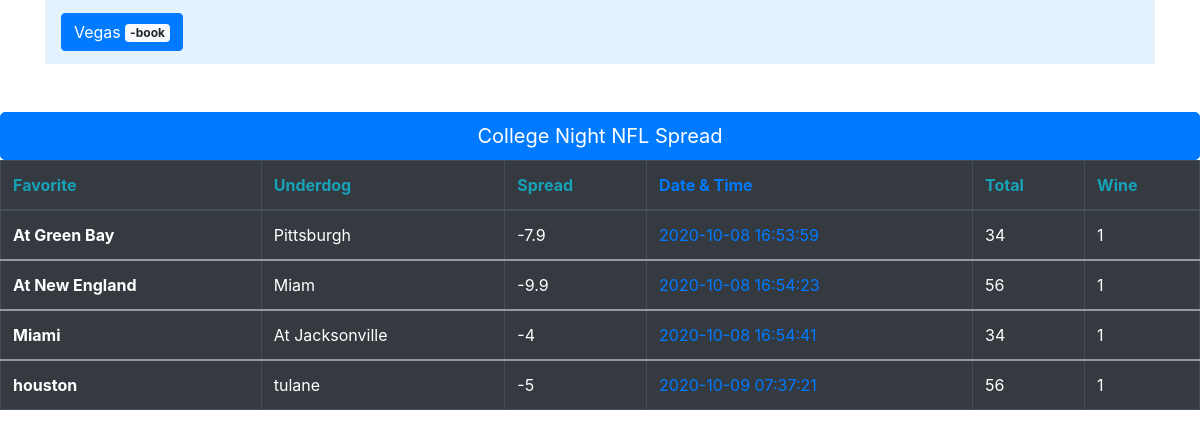
The app's page /cfootball/, older data.
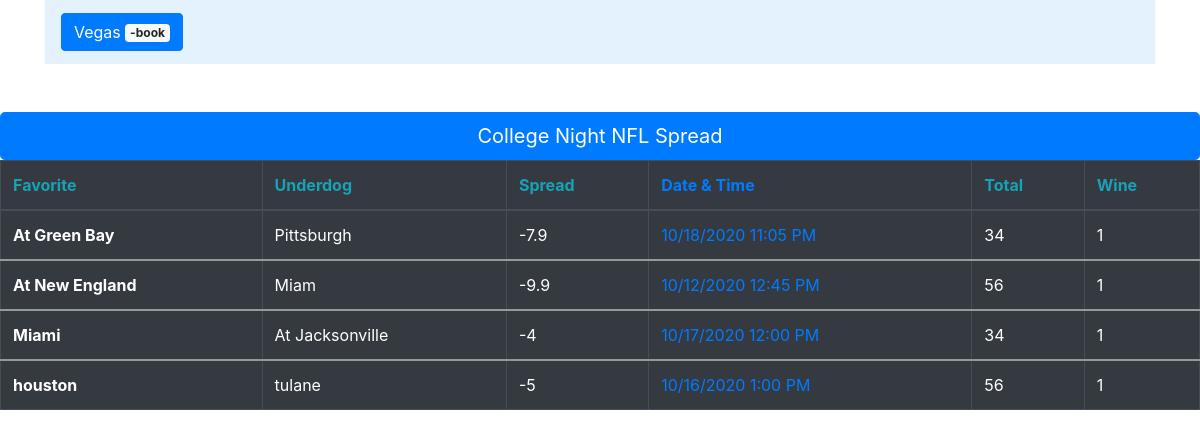
The same page, newer data.
### cfootball/models.py (models this page shows, shortened)
class College(models.Model):
    favorite = models.CharField(max_length=100)
    spread = models.CharField(max_length=100)
    underdog = models.CharField(max_length=100)
    list_total = models.CharField(max_length=100)
    win = models.CharField(max_length=100)
    is_published = models.BooleanField(default=True)
    list_data = models.CharField(max_length=100)

### cfootball/views.py (the view)
# urls.py: path('', views.home, name='about'),
def home(request):
    colleges = College.objects.all()
    return render(request, 'cfootball/cfootballs.html', {'colleges': colleges})

### cfootball/templates/cfootball/cfootballs.html (shortened to what this page needs)
{% extends 'vegasbook/base.html' %}
{% load static %}
{% block content %}
<table class="table table-hover table-bordered table-dark">
<button type="button" class="btn btn-primary btn-lg btn-block">College Night NFL Spread</button>
  <thead>
    <tr>
      <th scope="col" class="text-info">Favorite</th>
      <th scope="col" class="text-info">Underdog</th>
      <th scope="col" class="text-info">Spread</th>
      <th scope="col" class="text-primary">Date & Time</th>
      <th scope="col" class="text-info">Total</th>
      <th scope="col" class="text-info">Wine</th>
    </tr>
  </thead>
  {% for college in colleges %}
  <tbody>
    <tr>
      <th scope="row">{{ college.favorite }}</th>
      <td>{{ college.underdog }}</td>
      <td>{{ college.spread }}</td>
      <td class="text-primary">{{ college.list_data }}</td>
      <td>{{ college.list_total }}</td>
      <td>{{ college.win }}</td>
    </tr>
  </tbody>
  {% endfor %}
</table>
{% endblock %}

### vegasbook/templates/vegasbook/base.html (shortened to what this page needs)
{% load static %}
<!doctype html>
<html lang="en">
  <head>
    <link rel="stylesheet" href="https://stackpath.bootstrapcdn.com/bootstrap/4.5.2/css/bootstrap.min.css">
  </head>
  <body>
<div class="container" class="shadow-none p-3 mb-5 bg-light rounded">
  <nav class="navbar navbar-light" style="background-color: #e3f2fd;">
  <a class="navbar-brand" href="{% url 'home' %}">
    <button type="button" class="btn btn-primary">
  Vegas <span class="badge badge-light">-book</span> </button>
  </a>
</nav>
</div>
    {% block content %}
    {% endblock %}
  </body>
</html>

Row changes from the older to the newer data that the page shows:
changed College "At Green Bay": list_data "2020-10-08 16:53:59" → "10/18/2020 11:05 PM"
changed College "At New England": list_data "2020-10-08 16:54:23" → "10/12/2020 12:45 PM"
changed College "Miami": list_data "2020-10-08 16:54:41" → "10/17/2020 12:00 PM"
changed College "houston": list_data "2020-10-09 07:37:21" → "10/16/2020 1:00 PM"
